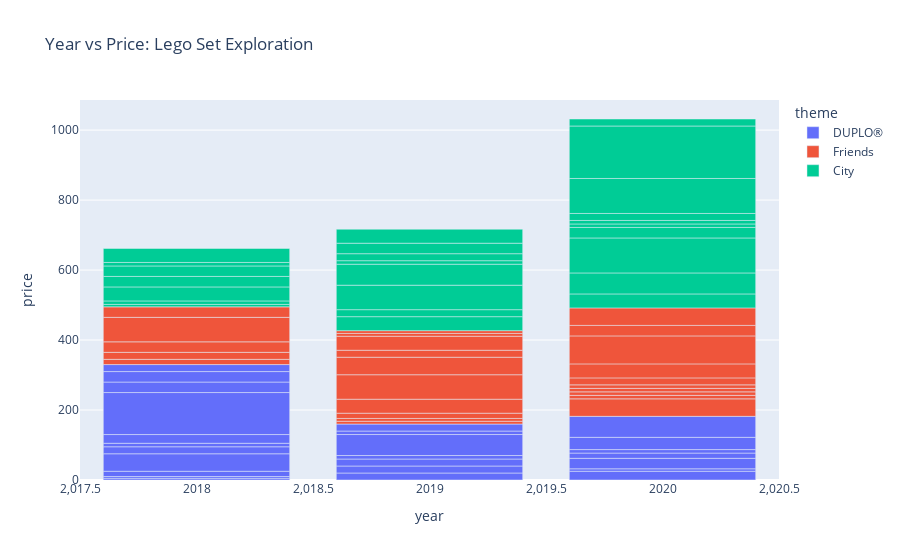

Notebook cell for this chart:
### Markdown cell above
***Problem 6 (20 points)***


*Below are questions that you should to use the data to find the answer to. Here I am giving you less guidance so you will have to come up with your own way of finding the answer.*

(a) On average is the price of Legos increasing, decreasing, or staying the same over the three years?

***From 2018 to 2019 the average was basically the same, but between 2019 and 2020 it jumped $10, which could be attributed to the inflation over COVID.***


(b) On average are the number of pieces increase, decreasing, or staying the same over the three years?

***On average it was a steady increase from 2018 to 2020, although it could be inflated due to the more sets being put out in 2019 and 2020.***


(c) Which set has the most minifigures and how many sets have zero or an unknown number of minifigures?

***Most: People Pack - Outdoor Adventures (15)***

***How many have zero/unknown?*** **10 sets have unknown or zero minifigures**


Hint - the second question is more challenging that it first appears.

### Code cell
#A
fig = px.bar(
    DF,
    x='year',
    y='price',
    color='theme',        
    hover_name='set_name',     
    title='Year vs Price: Lego Set Exploration', 
)

fig.show()

### Figure 1 — Plotly figure (JSON) as saved in the notebook; plotly's stock layout.template omitted (floating-point values rounded to 4 significant figures)
{"data": [{"hovertemplate": "<b>%{hovertext}</b><br><br>theme=DUPLO®<br>year=%{x}<br>price=%{y}<extra></extra>", "hovertext": ["My First Ladybird", "My First Race Car", "My First Celebration", "Large Playground Brick Box", "Farmers' Market", "Farm Animals", "Train Bridge and Tracks", "Cargo Train", "Spider-Man & Hulk Adventures", "Rapunzel's Tower", "Train Tracks", "My First Fun Puzzle", "My First Car Creations", "Fire Truck", "Baby Animals", "Tropical Island", "Plane", "Submarine Adventure", "Alphabet Truck", "Tow Truck", "Super Heroes Lab", "Bedroom", "Pizza Stand", "Bakery", "Modular Playhouse"], "legendgroup": "DUPLO®", "marker": {"color": "#636efa", "pattern": {"shape": ""}}, "name": "DUPLO®", "orientation": "v", "showlegend": true, "textposition": "auto", "type": "bar", "x": [2018, 2018, 2018, 2018, 2018, 2018, 2018, 2018, 2018, 2018, 2018, 2019, 2019, 2019, 2019, 2019, 2019, 2019, 2020, 2020, 2020, 2020, 2020, 2020, 2020], "xaxis": "x", "y": [4.99, 4.99, 14.99, 49.99, 19.99, 9.99, 24.99, 120.0, 29.99, 29.99, 19.99, 19.99, 19.99, 19.99, 9.99, 59.99, 9.99, 19.99, 24.99, 6.99, 29.99, 14.99, 9.99, 34.99, 59.99], "yaxis": "y"}, {"hovertemplate": "<b>%{hovertext}</b><br><br>theme=Friends<br>year=%{x}<br>price=%{y}<extra></extra>", "hovertext": ["Stephanie's Soccer Practice", "Olivia's Mission Vehicle", "Mia's Tree House", "Friendship House", "Friends Advent Calendar", "Stephanie's Heart Box", "Mia's Heart Box", "Mia's Forest Adventures", "Stephanie's Obstacle Course", "Mia's House", "Andrea's Pool Party", "Turtles Rescue Mission", "Dolphins Rescue Mission", "Andrea's Summer Heart Box", "Olivia's Summer Heart Box", "Heartlake City Hospital", "Puppy Playground", "Andrea's Play Cube - Singer", "Mia's Play Cube - Veterinarian", "Mia's Play Cube - Cinema", "Baby Elephant Jungle Rescue", "Tiger Hot Air Balloon Jungle Rescue", "Jungle Rescue Base", "Emma's Fashion Shop", "Beach House"], "legendgroup": "Friends", "marker": {"color": "#EF553B", "pattern": {"shape": ""}}, "name": "Friends", "orientation": "v", "showlegend": true, "textposition": "auto", "type": "bar", "x": [2018, 2018, 2018, 2018, 2018, 2019, 2019, 2019, 2019, 2019, 2019, 2019, 2019, 2019, 2019, 2020, 2020, 2020, 2020, 2020, 2020, 2020, 2020, 2020, 2020], "xaxis": "x", "y": [14.99, 19.99, 29.99, 69.99, 29.99, 7.99, 7.99, 14.99, 39.99, 69.99, 49.99, 19.99, 39.99, 7.99, 7.99, 49.99, 9.99, 9.99, 9.99, 9.99, 19.99, 39.99, 79.99, 29.99, 49.99], "yaxis": "y"}, {"hovertemplate": "<b>%{hovertext}</b><br><br>theme=City<br>year=%{x}<br>price=%{y}<extra></extra>", "hovertext": ["Off-Road Chase", "Mountain Fugitives", "Dirt Road Pursuit", "Pickup & Caravan", "Heavy Cargo Transport", "Mining Team", "People Pack - Outdoor Adventures", "Parachute Arrest", "Dock Side Fire", "Fire Station", "Fire Plane", "Construction Loader", "Diving Yacht", "Harvester Transport", "Mars Research Shuttle", "Police Helicopter Chase", "Police Monster Truck Heist", "Police Station", "Fire Helicopter Response", "Street Sweeper", "Monster Truck", "Construction Bulldozer", "Tuning Workshop", "Ocean Exploration Ship", "Safari Off-Roader"], "legendgroup": "City", "marker": {"color": "#00cc96", "pattern": {"shape": ""}}, "name": "City", "orientation": "v", "showlegend": true, "textposition": "auto", "type": "bar", "x": [2018, 2018, 2018, 2018, 2018, 2018, 2018, 2019, 2019, 2019, 2019, 2019, 2019, 2019, 2019, 2020, 2020, 2020, 2020, 2020, 2020, 2020, 2020, 2020, 2020], "xaxis": "x", "y": [6.99, 9.99, 39.99, 29.99, 29.99, 9.99, 39.99, 39.99, 19.99, 69.99, 59.99, 9.99, 19.99, 29.99, 39.99, 39.99, 59.99, 99.99, 29.99, 9.99, 9.99, 19.99, 99.99, 150.0, 19.99], "yaxis": "y"}], "layout": {"barmode": "relative", "legend": {"title": {"text": "theme"}, "tracegroupgap": 0}, "title": {"text": "Year vs Price: Lego Set Exploration"}, "xaxis": {"anchor": "y", "domain": [0, 1], "title": {"text": "year"}}, "yaxis": {"anchor": "x", "domain": [0, 1], "title": {"text": "price"}}}}
